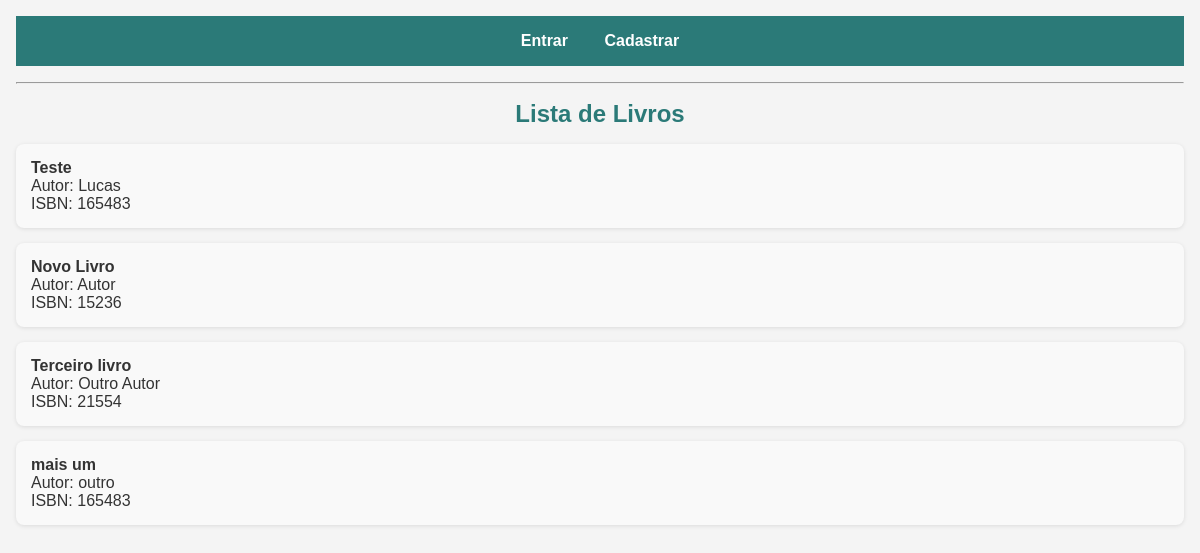
The app's page /, older data.
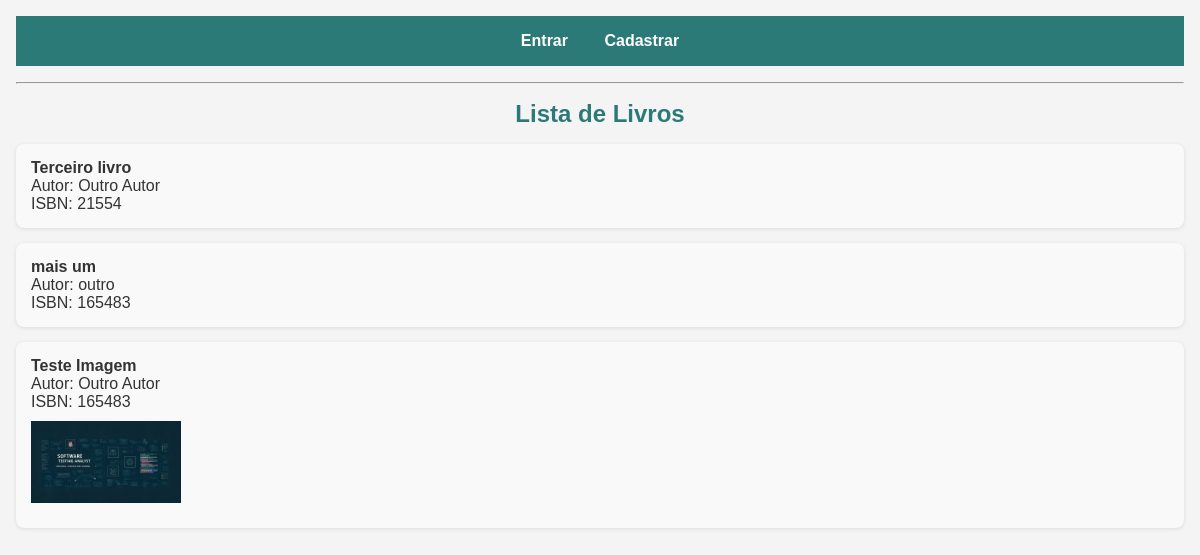
The same page, newer data.
### livros/models.py (models this page shows, shortened)
class Book(models.Model):
    title = models.CharField(max_length=255)
    author = models.CharField(max_length=255)
    isbn = models.CharField(max_length=13)
    capa = models.ImageField(upload_to='capas/', blank=True, null=True)
    capa_url = models.URLField(max_length=300, blank=True, null=True)
    users = models.ManyToManyField(User, related_name='books')
    def get_capa(self):
        if self.capa:
            return self.capa.url
        elif self.capa_url:
            return self.capa_url
        return None

### livros/views.py (the view)
# urls.py: path('', views.home, name='home'),
def home(request):
    books = Book.objects.all()
    user_books = []
    if request.user.is_authenticated:
        profile, _ = Profile.objects.get_or_create(user=request.user)
        user_books = profile.books.all()
    return render(request, 'home.html', {
        'books': books,
        'user_books': user_books,
    })

### livros/templates/home.html (shortened to what this page needs)
{% extends 'base.html' %}
{% block content %}
<h2>Lista de Livros</h2>
{% if books %}
<ul class="livro-lista">
  {% for book in books %}
  <li>
    <strong>{{ book.title }}</strong><br>
    Autor: {{ book.author }}<br>
    ISBN: {{ book.isbn }}<br>
    {% if book.get_capa %}
    <img src="{{ book.get_capa }}" alt="Capa de {{ book.title }}" class="capa-livro"
      style="max-width: 150px; height: auto; display: block; margin-top: 10px;">
    {% endif %}
  </li>
  {% endfor %}
</ul>
{% else %}
<p>Não há livros disponíveis.</p>
{% endif %}
{% endblock %}

### livros/templates/base.html (shortened to what this page needs)
{% load static %}
<!DOCTYPE html>
<html>
<head>
    <link rel="stylesheet" href="{% static 'livros/style.css' %}">
</head>
<body>
    <nav>
        {% if request.path == '/login/' %}
        <a href="{% url 'register' %}">Cadastrar</a>
        {% elif request.path == '/register/' %}
        <a href="{% url 'login' %}">Entrar</a>
        {% else %}
        {% if user.is_authenticated %}
        {% if not user.is_staff %}
        {% if request.path == '/perfil/' %}
        <a href="{% url 'home' %}">← Voltar</a>
        {% else %}
        <a href="{% url 'perfil' %}">Minha Estante</a>
        {% endif %}
        {% else %}
        {% if request.path != '/cadastrar/' %}
        <a href="{% url 'cadastrar_livro' %}">Cadastrar Livro</a>
        {% else %}
        <a href="{% url 'home' %}">← Voltar</a>
        {% endif %}
        {% endif %}
        <a href="{% url 'logout' %}">Sair</a>
        {% else %}
        <a href="{% url 'login' %}">Entrar</a>
        <a href="{% url 'register' %}">Cadastrar</a>
        {% endif %}
        {% endif %}
    </nav>
    <hr>
    {% block content %}{% endblock %}
</body>
</html>

### livros/static/livros/style.css (style rules this page uses)
* { margin: 0; padding: 0; box-sizing: border-box; }
body { font-family: Arial, sans-serif; background-color: #f4f4f4; color: #333; padding: 1rem; }
nav { background-color: #2b7a78; padding: 1rem; text-align: center; }
nav a { color: white; text-decoration: none; margin: 0 1rem; font-weight: bold; }
hr { margin: 1rem 0; }
h2 { margin-bottom: 1rem; color: #2b7a78; text-align: center; }
.livro-lista { list-style: none; padding: 0; }
.livro-lista li { background: #f9f9f9; margin-bottom: 15px; padding: 15px; border-radius: 8px; box-shadow: 0 1px 4px rgba(0, 0, 0, 0.1); }
.capa-livro { width: 150px; height: auto; margin-bottom: 10px; }

Row changes from the older to the newer data that the page shows:
removed Book: title "Teste", author "Lucas", isbn "165483"
removed Book: title "Novo Livro", author "Autor", isbn "15236"
added Book: title "Teste Imagem", author "Outro Autor", isbn "165483", get_capa (picture)
